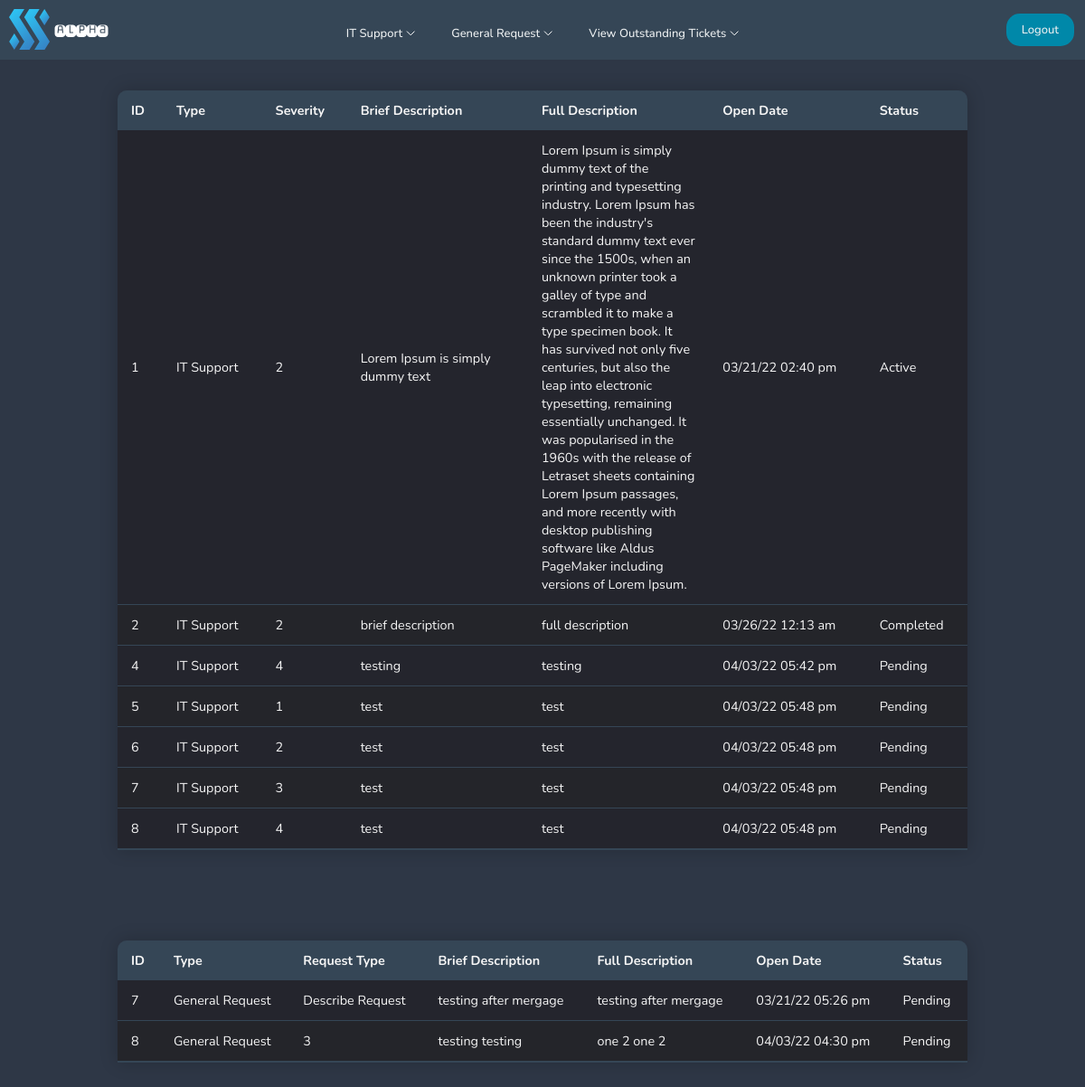
The page /pages/userviewticket.php (signed in) on the database as committed earlier.
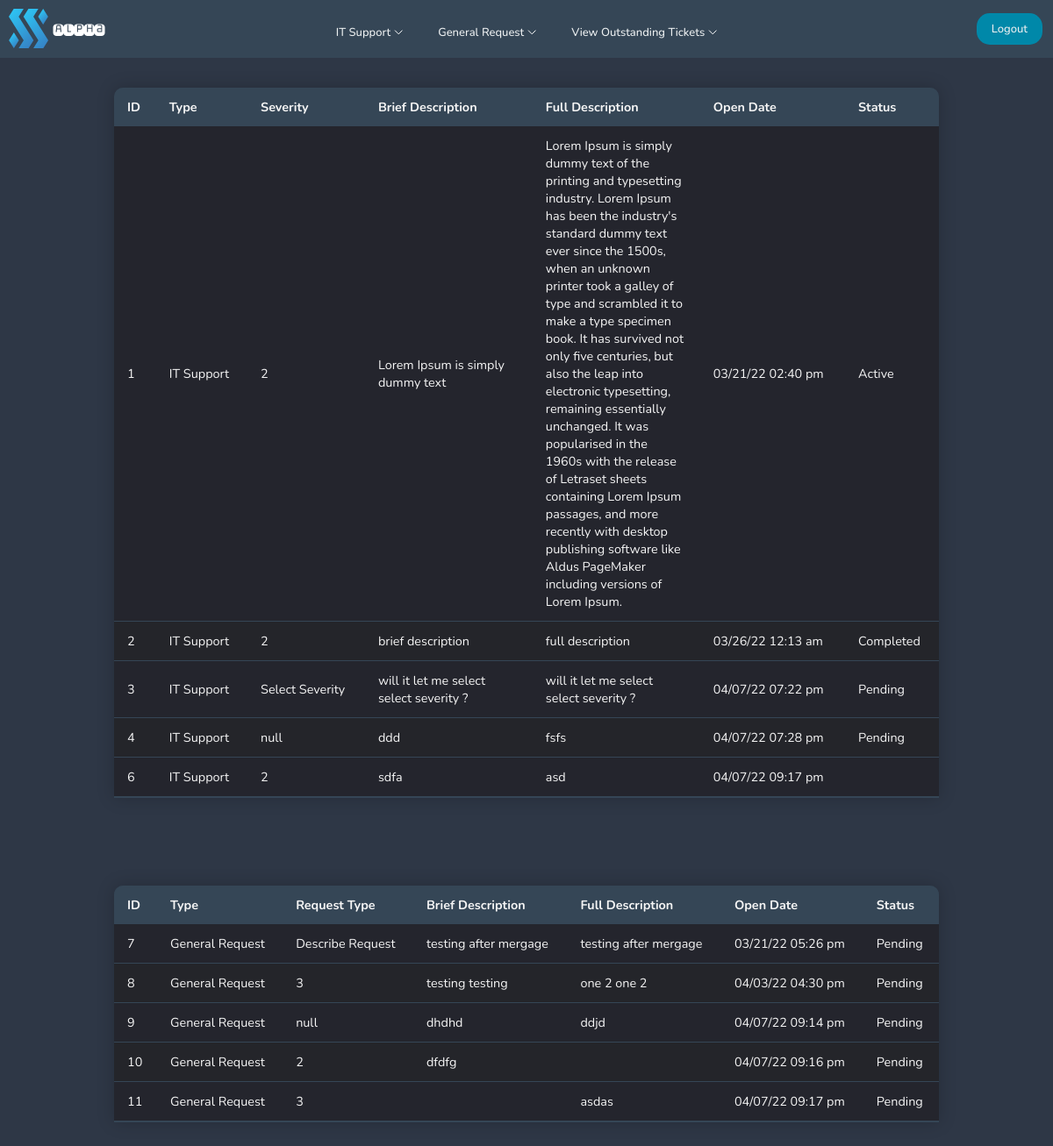
The same page on the database as committed later.
### tables this page shows
CREATE TABLE "itticket" (
	"id"	INTEGER,
	"user"	INTEGER,
	"type"	TEXT,
	"severity"	TEXT,
	"brief"	INTEGER,
	"full"	TEXT,
	"createdon"	TEXT,
	"status"	TEXT,
	"comment"	TEXT,
	"updatedon"	TEXT,
	PRIMARY KEY("id"),
	FOREIGN KEY("severity") REFERENCES "itsupportservices"("id")
);

CREATE TABLE "requestticket" (
	"id"	INTEGER,
	"type"	TEXT,
	"request"	TEXT,
	"brief"	TEXT,
	"full"	TEXT,
	"status"	TEXT,
	"createdon"	TEXT,
	PRIMARY KEY("id" AUTOINCREMENT)
);

### pages/userviewticket.php (the view, shortened to what this page needs)
<!DOCTYPE html>
<html lang="en">
<head>
    <?php include'../navigation/userdashnavbar.php';
    require ('../config/dbcon.php'); ?>
    <link rel="stylesheet" href="../navigation/userdashnavbar.css">
    <link rel="stylesheet" href="../css/usertickettable.css">
</head>
<body bgcolor="#2E3746">
<div class="full-screen-container">
    <?php
    $user = $_SESSION['id'];
    $query = "SELECT * FROM itticket where user = $user";
    $statement = $conn->prepare($query);
    $statement->execute();
    $statement->setFetchMode(PDO::FETCH_OBJ);
    $result = $statement->fetchAll();
    ?>
    <table class="ticket-table">
    <thead>
    <tr>
        <th>ID</th>
        <th>Type</th>
        <th>Severity</th>
        <th>Brief Description</th>
        <th>Full Description</th>
        <th> Open Date</th>
        <th>Status</th>
    </tr>
    </thead>
        <?php foreach($result as $data) { ?>
        <tr>
            <td><?= $data->id; ?> </td>
            <td><?= $data->type; ?> </td>
            <td><?= $data->severity; ?> </td>
            <td><?= $data->brief; ?> </td>
            <td><?= $data->full; ?> </td>
            <td><?= $data->createdon ?> </td>
            <td><?= $data->status; ?> </td>
        </tr>
        <?php
        }
        ?>
    </table>
    <?php
    $query = "SELECT * FROM requestticket";
    $statement = $conn->prepare($query);
    $statement->execute();
    $statement->setFetchMode(PDO::FETCH_OBJ);
    $result = $statement->fetchAll();
    ?>
    <table class="ticket-table" >
        <thead>
        <tr>
            <th>ID</th>
            <th>Type</th>
            <th>Request Type</th>
            <th>Brief Description</th>
            <th>Full Description</th>
            <th>Open Date</th>
            <th>Status</th>
        </tr>
        </thead>
        <?php foreach($result as $data) { ?>
            <tr>
                <td><?= $data->id; ?> </td>
                <td><?= $data->type; ?> </td>
                <td><?= $data->request; ?> </td>
                <td><?= $data->brief; ?> </td>
                <td><?= $data->full; ?> </td>
                <td><?= $data->createdon; ?> </td>
                <td><?= $data->status; ?> </td>
            </tr>
            <?php
        }
        ?>
    </table>
</div>
</body>
</html>

Rows that differ between the two databases and show on the page:
no longer on this page (row edited): itticket: id "5", type "IT Support", severity "1", brief "test", full "test", createdon "04/03/22 05:48 pm", status "Pending"
removed itticket: id "7", type "IT Support", severity "3", brief "test", full "test", createdon "04/03/22 05:48 pm", status "Pending"
removed itticket: id "8", type "IT Support", severity "4", brief "test", full "test", createdon "04/03/22 05:48 pm", status "Pending"
now on this page (row edited): itticket: id "3", type "IT Support", severity "Select Severity", brief "will it let me select select severity ?", full "will it let me select select severity ?", createdon "04/07/22 07:22 pm", status "Pending"
changed itticket id 4: severity "4" → "null"; brief "testing" → "ddd"; full "testing" → "fsfs"; createdon "04/03/22 05:42 pm" → "04/07/22 07:28 pm"
changed itticket id 6: brief "test" → "sdfa"; full "test" → "asd"; createdon "04/03/22 05:48 pm" → "04/07/22 09:17 pm"; status "Pending" → (not shown)
added requestticket: id "9", type "General Request", request "null", brief "dhdhd", full "ddjd", createdon "04/07/22 09:14 pm", status "Pending"
added requestticket: id "10", type "General Request", request "2", brief "dfdfg", createdon "04/07/22 09:16 pm", status "Pending"
added requestticket: id "11", type "General Request", request "3", full "asdas", createdon "04/07/22 09:17 pm", status "Pending"
